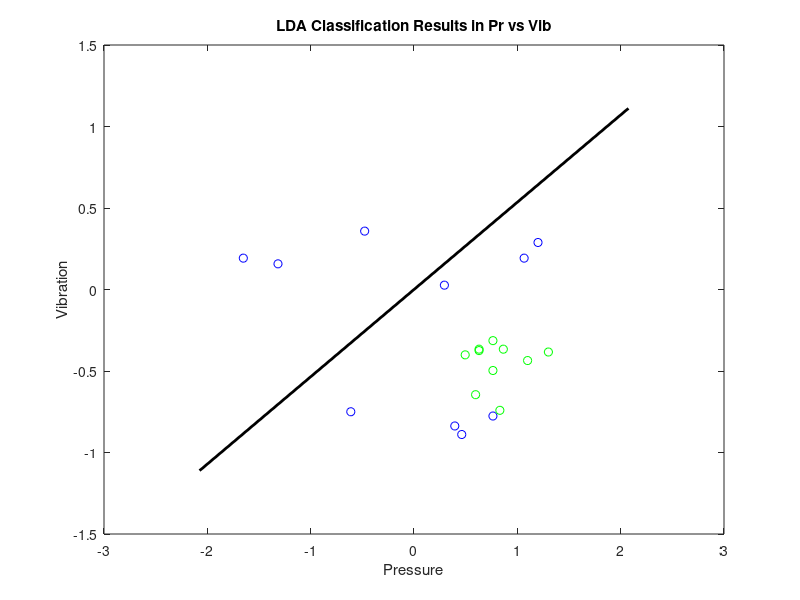
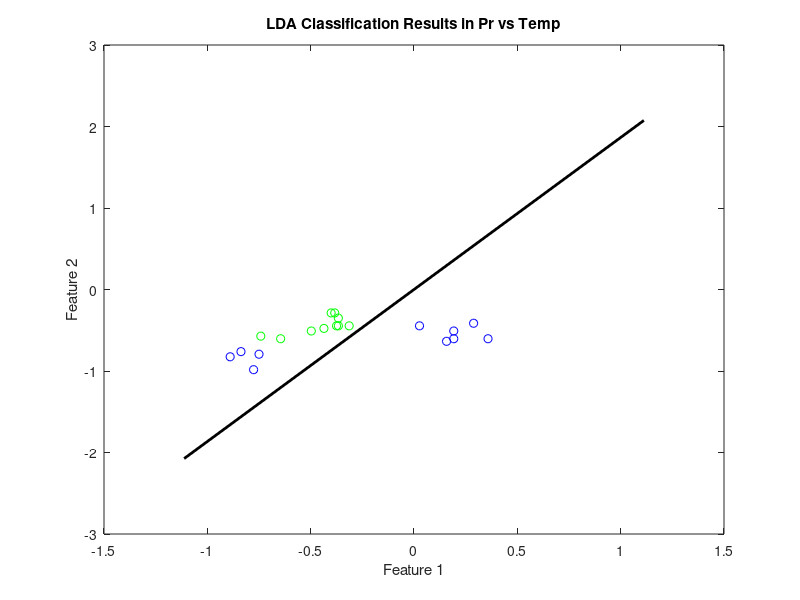
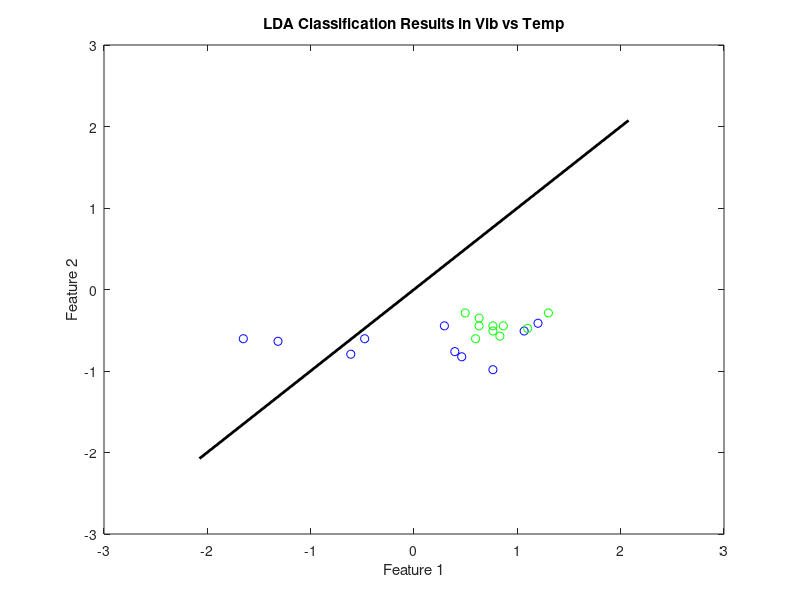

MATLAB code for these plots, in order:
%% section C: pre-data processing

data0 = load("./PR_CW_DATA_2021/F0_PVT.mat");
data1 = load("./PR_CW_DATA_2021/F1_PVT.mat");

zeroOneColumn = [zeros(10, 1); ones(10, 1)];

% Standardise Data
St_dataMatrix_F0 = (data0.dataMatrix_F0 - mean(data0.dataMatrix_F0)) ./ std(data0.dataMatrix_F0);
St_dataMatrix_F1 = (data1.dataMatrix_F1 - mean(data1.dataMatrix_F1)) ./ std(data1.dataMatrix_F1);

% two object within F0 and F1
% label = 0, car sponge
% label = 1, black foam
% data preprocessing 2D
data0PV = [data0.dataMatrix_F0(11:20,1:2) zeros(10, 1);
    data0.dataMatrix_F0(21:30,1:2) ones(10, 1)];
data0PVX1 = data0PV(1:10,1:2);
data0PVX2 = data0PV(11:20,1:2);

data0PT = [data0.dataMatrix_F0(11:30,2:3) zeroOneColumn];
data0PTX1 = data0PT(1:10,1:2);
data0PTX2 = data0PT(11:20,1:2);

data0TV = [data0.dataMatrix_F0(11:20,1) data0.dataMatrix_F0(11:20,3) zeros(10, 1);
    data0.dataMatrix_F0(21:30,1) data0.dataMatrix_F0(21:30,3) ones(10, 1)];
data0TVX1 = data0TV(1:10,1:2);
data0TVX2 = data0TV(11:20,1:2);

% 3D data PTV
data0VPT = [data0.dataMatrix_F0(11:30,:) zeroOneColumn];
data0VPTX1 = data0VPT(1:10,1:3);
data0VPTX2 = data0VPT(11:20,1:3);

%% question A-1: Pressure vs Vibration

features = data0PV(:,1:2);
labels = zeroOneColumn;

% mean values
Mu = mean(data0PV);
Mu1 = mean(data0PVX1);
Mu2 = mean(data0PVX2);

% covariance matrix
S1 = cov(data0PVX1 - Mu1);
S2 = cov(data0PVX2 - Mu2);
Sw = S1 + S2;

SB = (Mu1-Mu2)*(Mu1-Mu2)';

% LDA projection
invSw = inv(Sw);
invSw_by_SB = invSw * SB;

% get the projection vector
[eigenvectors, eigenvalues] = eig(invSw_by_SB);
W = eigenvectors(:,1);

% LDA model functions
% ldaModel = fitcdiscr(features, labels);

%data for plot
st_data0PV = [St_dataMatrix_F0(11:30,1:2) zeroOneColumn];
st_data1PV = [St_dataMatrix_F1(11:30,1:2) zeroOneColumn];

% Draw Hyperplane for LDA
direction = W - Mu(1:2);

step = 0.001; % adjust length of hyperplane
point1 = [0,0] - step * direction';
point2 = [0,0] + step * direction';

figure(1);
for i = 1:size(data0PV, 1)
    if data0PV(i,3) == 0
        plot(st_data0PV(i,1), st_data0PV(i,2), 'bo'); hold on;
    elseif data0PV(i,3) == 1
        plot(st_data0PV(i,1), st_data0PV(i,2), 'go'); hold on;
    end
end
hold on;

% gscatter(data0PV(:,1), data0PV(:,2), ldaResubPredict, 'bg', 'x*');
% legend('Class 0', 'Class 1');
xlabel('Pressure');
ylabel('Vibration');
title('LDA Classification Results in Pr vs Vib');
hold on;

plot([point1(1), point2(1)], [point1(2), point2(2)], 'k-', 'LineWidth', 2);

hold off;

%% question A-2: Pressure vs Temperature Change

features = data0PT(:,1:2);
labels = zeroOneColumn;

% mean values
Mu = mean(data0PT);
Mu1 = mean(data0PTX1);
Mu2 = mean(data0PTX2);

% covariance matrix
S1 = cov(data0PTX1 - Mu1);
S2 = cov(data0PTX2 - Mu2);
Sw = S1 + S2;

SB = (Mu1-Mu2)*(Mu1-Mu2)';

% LDA projection
invSw = inv(Sw);
invSw_by_SB = invSw * SB;

% get the projection vector
[eigenvectors, eigenvalues] = eig(invSw_by_SB);
W = eigenvectors(:,1);

% LDA model functions
% ldaModel = fitcdiscr(features, labels);

%data for plot
st_data0PT = [St_dataMatrix_F0(11:30,[2,3]) zeroOneColumn];
st_data1PT = [St_dataMatrix_F1(11:30,[2,3]) zeroOneColumn];

% Draw Hyperplane for LDA
direction = W - Mu(1:2);

step = 0.001; % adjust length of hyperplane
point1 = [0,0] - step * direction';
point2 = [0,0] + step * direction';

figure(2);
for i = 1:size(data0PV, 1)
    if data0PV(i,3) == 0
        plot(st_data0PT(i,1), st_data0PT(i,2), 'bo'); hold on; % Blue star for class 0
    elseif data0PV(i,3) == 1
        plot(st_data0PT(i,1), st_data0PT(i,2), 'go'); hold on; % Green star for class 1
    end
end
hold on;

% gscatter(data0PV(:,1), data0PV(:,2), ldaResubPredict, 'bg', 'x*');
% legend('Class 0', 'Class 1');
xlabel('Feature 1');
ylabel('Feature 2');
title('LDA Classification Results in Pr vs Temp');
hold on;

plot([point1(1), point2(1)], [point1(2), point2(2)], 'k-', 'LineWidth', 2); % 'k-' 表示黑色实线

hold off;

%% question A-3: Temperature Change vs Vibration

features = data0TV(:,1:2);
lalbels = zeroOneColumn;

% mean values
Mu = mean(data0TV);
Mu1 = mean(data0TVX1);
Mu2 = mean(data0TVX2);

% covariance matrix
S1 = cov(data0TVX1 - Mu1);
S2 = cov(data0TVX2 - Mu2);
Sw = S1 + S2;

SB = (Mu1-Mu2)*(Mu1-Mu2)';

% LDA projection
invSw = inv(Sw);
invSw_by_SB = invSw * SB;

% get the projection vector
[eigenvectors, eigenvalues] = eig(invSw_by_SB);
W = eigenvectors(:,1);

% LDA model functions
% ldaModel = fitcdiscr(features, labels);

%data for plot
st_data0TV = [St_dataMatrix_F0(11:30,[1,3]) zeroOneColumn];
st_data1TV = [St_dataMatrix_F1(11:30,[1,3]) zeroOneColumn];

% Draw Hyperplane for LDA
direction = W - Mu(1:2);

step = 0.001; % adjust length of hyperplane
point1 = [0,0] - step * direction';
point2 = [0,0] + step * direction';

figure(3);
for i = 1:size(data0PV, 1)
    if data0PV(i,3) == 0
        plot(st_data0TV(i,1), st_data0TV(i,2), 'bo'); hold on; % Blue star for class 0
    elseif data0PV(i,3) == 1
        plot(st_data0TV(i,1), st_data0TV(i,2), 'go'); hold on; % Green star for class 1
    end
end
hold on;

% gscatter(data0PV(:,1), data0PV(:,2), ldaResubPredict, 'bg', 'x*');
% legend('Class 0', 'Class 1');
xlabel('Feature 1');
ylabel('Feature 2');
title('LDA Classification Results in Vib vs Temp');
hold on;

plot([point1(1), point2(1)], [point1(2), point2(2)], 'k-', 'LineWidth', 2); % 'k-' 表示黑色实线

hold off;
